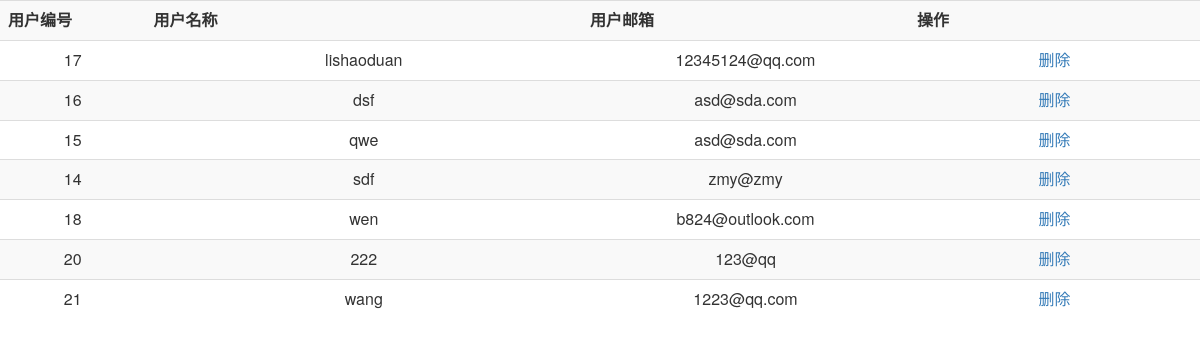
The page /admin/get_user.php on the database its author committed.
### tables this page shows
CREATE TABLE `user` (
  `user_id` int(10) unsigned NOT NULL AUTO_INCREMENT,
  `username` varchar(30) NOT NULL,
  `password` varchar(30) NOT NULL,
  `email` varchar(30) NOT NULL,
  PRIMARY KEY (`user_id`)
);

### admin/get_user.php (the view, shortened to what this page needs)
<?php
require "mysqli_connect.php";
$sql = "SELECT user_id,username,email FROM user";
$mysqli_reseult = $mysqli->query($sql);
if ($mysqli_reseult && $mysqli_reseult->num_rows) {
    $mysqli_reseult->data_seek(0);
    echo "<table class=\"table text-center table-striped\"> <tr>
      <th width=\"5%\">用户编号</th>
      <th width=\"15%\">用户名称</th>
      <th width=\"10%\">用户邮箱</th>
      <th width=\"10%\">操作</th>
    </tr>";
    while($row = $mysqli_reseult->fetch_assoc()) {
        echo '<tr>';
        echo '<td>'.$row['user_id'].'</td><td>'.$row['username'].'</td><td>'.$row['email'].'</td>';
        echo '<td>
        <div class="button-group">
          <a class="button border-red" href="javascript:void(0)" onclick="';
        echo "return del({$row['user_id']},2)";
        echo '"><span class="icon-trash-o"></span> 删除</a>
        </div>
      </td>';
        echo '</tr>';
    }
    echo "</table>";
} else {
    echo '么有你想要的东西';
}

### admin/mysqli_connect.php (shortened to what this page needs)
<?php
echo "<link rel=\"stylesheet\" href=\"../admin/css/bootstrap.min.css\">";

### rows shown on the page
user: user_id "17", username "lishaoduan", email "12345124@qq.com"
user: user_id "16", username "dsf", email "asd@sda.com"
user: user_id "15", username "qwe", email "asd@sda.com"
user: user_id "14", username "sdf", email "zmy@zmy"
user: user_id "18", username "wen", email "b824@outlook.com"
user: user_id "20", username "222", email "123@qq"
user: user_id "21", username "wang", email "1223@qq.com"
